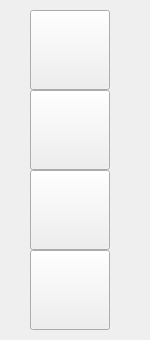
<?xml version="1.0" encoding="UTF-8"?>
<ui version="4.0">
 <class>ToolSection</class>
 <widget class="QWidget" name="ToolSection">
  <property name="geometry">
   <rect>
    <x>0</x>
    <y>0</y>
    <width>150</width>
    <height>340</height>
   </rect>
  </property>
  <property name="windowTitle">
   <string>Form</string>
  </property>
  <widget class="QPushButton" name="EyedropButton">
   <property name="geometry">
    <rect>
     <x>30</x>
     <y>90</y>
     <width>80</width>
     <height>80</height>
    </rect>
   </property>
   <property name="autoFillBackground">
    <bool>false</bool>
   </property>
   <property name="text">
    <string/>
   </property>
   <property name="autoDefault">
    <bool>false</bool>
   </property>
   <property name="flat">
    <bool>false</bool>
   </property>
  </widget>
  <widget class="QPushButton" name="MirrorButton">
   <property name="geometry">
    <rect>
     <x>30</x>
     <y>170</y>
     <width>80</width>
     <height>80</height>
    </rect>
   </property>
   <property name="autoFillBackground">
    <bool>false</bool>
   </property>
   <property name="text">
    <string/>
   </property>
  </widget>
  <widget class="QPushButton" name="ColorButton">
   <property name="geometry">
    <rect>
     <x>30</x>
     <y>10</y>
     <width>80</width>
     <height>80</height>
    </rect>
   </property>
   <property name="autoFillBackground">
    <bool>false</bool>
   </property>
   <property name="text">
    <string/>
   </property>
   <property name="autoDefault">
    <bool>false</bool>
   </property>
   <property name="flat">
    <bool>false</bool>
   </property>
  </widget>
  <widget class="QPushButton" name="OnionSkinButton">
   <property name="geometry">
    <rect>
     <x>30</x>
     <y>250</y>
     <width>80</width>
     <height>80</height>
    </rect>
   </property>
   <property name="autoFillBackground">
    <bool>false</bool>
   </property>
   <property name="text">
    <string/>
   </property>
  </widget>
 </widget>
 <resources/>
 <connections/>
</ui>
